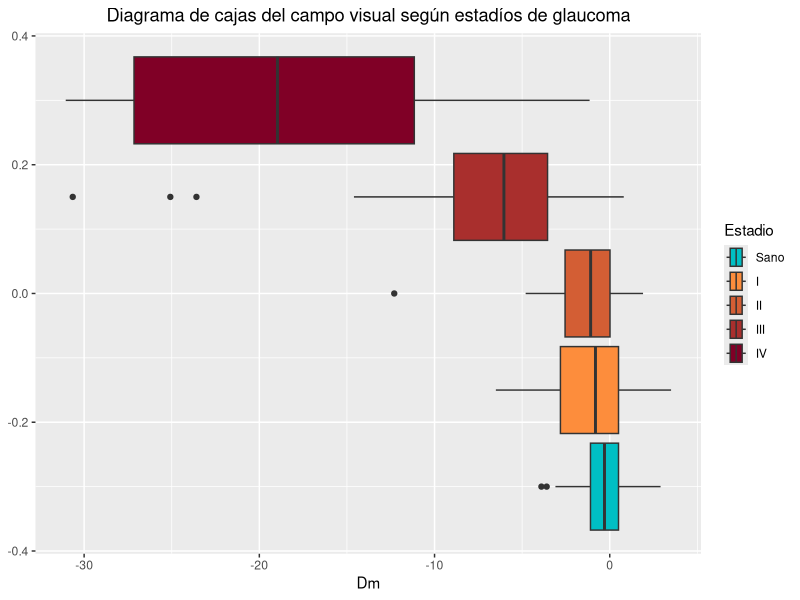
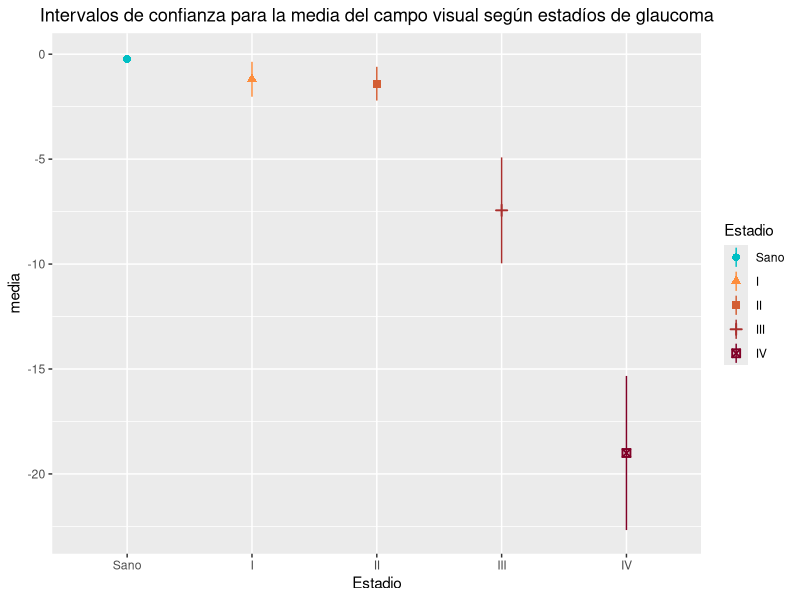

These figures' R source, in order: (Note: this script raises an error after producing the figures.)
## ---- chunk 1
library(knitr)
## Global options
options(digits = 4)
opts_chunk$set(echo=F, cache=T, prompt=F, tidy=T, comment=NA, message=F, warning=F, dev="png", dev.args=list(type="cairo"), dpi=300)
## ---- chunk 2
.packages <- c("tidyverse", "irr")
.installed <- .packages %in% installed.packages()
if (length(.packages[!.installed])>0) install.packages(.packages[!.installed])
lapply(.packages, require, character.only=T)
## ---- chunk 3
data <- read_csv('datos/campo-visual.csv', col_types = cols(Estadio = "f"))
data$Estadio <- ordered(data$Estadio, levels=levels(data$Estadio))
# Filtramos los ojos con glaucoma en un nuevo conjunto de datos
data.glaucoma <- data %>% filter(Estadio != 'Sano')
## ---- chunk 4
data <- data %>% # Eliminar los casos con errores mayores del 16%
  filter(Error <= 16)
## ---- chunk 5
# Color palette
  n <- 4
  colfunc <- colorRampPalette(c("#FD8D3C", "#800026"))
  palette.glaucoma <- colfunc(n)
  palette <- c("#00BFC4", palette.glaucoma)
#palette.healthy <- c("#00FF00", "#3FBF00", "#7F7F00", "#BF3F00", "#FF0000")
#palette <- palette.healthy[-1]

data %>% 
  ggplot(aes(x=Dm, fill=Estadio)) +
  geom_boxplot() +
  scale_fill_manual(values = palette) + 
  labs(title = "Diagrama de cajas del campo visual según estadíos de glaucoma") +
  theme(plot.title = element_text(hjust = 0.5))
## ---- chunk 6
means <- data %>% 
  group_by(Estadio) %>%
  summarise(n=n(), media = mean(Dm), desv.est= sd(Dm)) %>%
  mutate(error.est = desv.est / sqrt(n), lim.inf.ic = media - qt(1 - (0.05 / 2), n - 1) * error.est, lim.sup.ic = media + qt(1 - (0.05 / 2), n - 1) * error.est)
kable(means)
## ---- chunk 7
# Color palette
ggplot(means, aes(x=Estadio, y = media, colour = Estadio, shape = Estadio)) +
  geom_pointrange(aes(ymin = lim.inf.ic, ymax = lim.sup.ic), position = position_dodge(width = 0.5)) +
  ggtitle("Intervalos de confianza para la media del campo visual según estadíos de glaucoma") +
  scale_colour_manual(values = palette) +
  theme(plot.title = element_text(hjust = 0.5))
## ---- chunk 8
seed = 123
# Variables consideradas
vars = "Dm"
# Número de clusters
n <- 4
labels <- c("I", "II", "III", "IV")
# Shapes
shapes <- c(1, 3, 15, 17, 16)
# K-means clusters
clusters <- kmeans(data.glaucoma[, vars], centers = n, nstart = 25)
centers <- clusters$centers[order(clusters$centers[,1], decreasing = T),]
clusters <- kmeans(data.glaucoma[, vars], centers = centers)
# Convert the cluster into a factor
clusters$cluster <- as.factor(clusters$cluster)
# Assign labels to factors
levels(clusters$cluster) <- labels
# Add cluster to data frame
data.glaucoma[, "Estadio.CV"] <- ordered(clusters$cluster)
# data %>% ggplot(aes(x=Dm, y=Estadio.CV, colour=Estadio.CV)) + geom_point()
## ---- chunk 9
means <- data.glaucoma %>% 
  group_by(Estadio.CV) %>%
  summarise(n=n(), media = mean(Dm), desv.est= sd(Dm)) %>%
  mutate(error.est = desv.est / sqrt(n), lim.inf.ic = media - qt(1 - (0.05 / 2), n - 1) * error.est, lim.sup.ic = media + qt(1 - (0.05 / 2), n - 1) * error.est)
kable(means)
## ---- chunk 10
kendall(data.glaucoma[, c("Estadio", "Estadio.CV")], correct = T)
